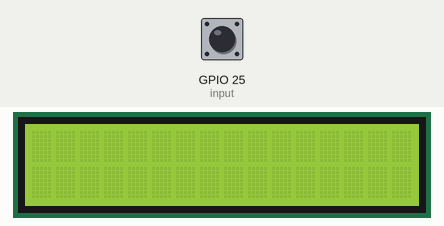
A sketch run on a simulated ESP32. Parts: 16×2 character LCD. Inputs (shaded band) come from the test bench; at power-on: GPIO 25 (input) LOW. What the sketch prints to the serial monitor is not drawn.

Above: at 1.2 s.
1.3 s: GPIO 25 (input) driven HIGH
At 1.8 s:
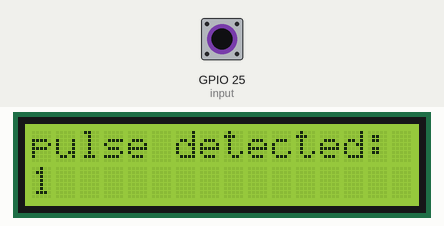
2.8 s: GPIO 25 (input) pulsed LOW 5 times (0.12 s each, 0.3 s apart)
At 4.6 s:
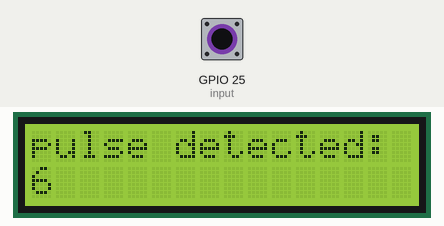
Timing chart, 0 to 6.1 s (numbered marks = the images above; inputs shaded):
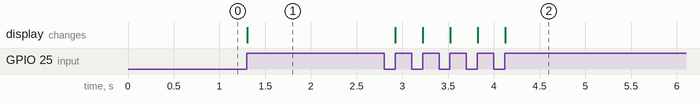

The sketch:

Counter_LCD.ino
```cpp
const int input = 25; // This is where the input is fed.
int pulse = 0; // Variable for saving pulses count.
int var = 0;
#include<LiquidCrystal.h> // Include the LCD library
LiquidCrystal lcd(2,15,13,12,14,27);
void setup(){
pinMode(input, INPUT);

Serial.begin(9600);
lcd.begin(16,2);
Serial.println(F("No pulses yet...")); // Message to send initially (no pulses detected yet).
}

void loop(){
if(digitalRead(input) > var)
{
var = 1;
pulse++;

Serial.print(pulse);
Serial.print(F(" pulse"));

// Put an "s" if the amount of pulses is greater than 1.
if(pulse > 1) {Serial.print(F("s"));}

Serial.println(F(" detected."));
lcd.setCursor(0,0); //first line in display
lcd.print("pulse detected:");
lcd.setCursor(0,1);
lcd.print(pulse);
delay(100);
}

if(digitalRead(input) == 0) {var = 0;}

delay(1); // Delay for stability.
}
```

Measured:
- after the input at 1.3 s, the display: changes at once (image 1)
- after the input at 2.8 s, the display: first changes after 0.12 s (image 2 shows a later state)
